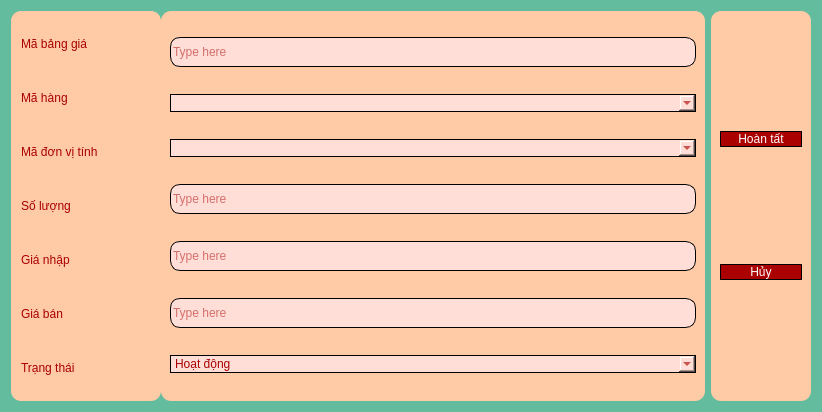
<?xml version="1.0" encoding="UTF-8"?>
<ui version="4.0">
 <class>Dialog</class>
 <widget class="QDialog" name="Dialog">
  <property name="geometry">
   <rect>
    <x>0</x>
    <y>0</y>
    <width>822</width>
    <height>412</height>
   </rect>
  </property>
  <property name="minimumSize">
   <size>
    <width>822</width>
    <height>412</height>
   </size>
  </property>
  <property name="maximumSize">
   <size>
    <width>822</width>
    <height>412</height>
   </size>
  </property>
  <property name="windowTitle">
   <string>Dialog</string>
  </property>
  <property name="styleSheet">
   <string notr="true">

background-color: rgb(98, 188, 157);
font: 87 10pt &quot;Shopee Display Black&quot;;


background-color: rgb(98, 188, 157);</string>
  </property>
  <layout class="QHBoxLayout" name="horizontalLayout_2">
   <item>
    <layout class="QHBoxLayout" name="horizontalLayout">
     <property name="spacing">
      <number>0</number>
     </property>
     <item>
      <widget class="QWidget" name="horizontalWidget_2" native="true">
       <property name="minimumSize">
        <size>
         <width>150</width>
         <height>0</height>
        </size>
       </property>
       <property name="maximumSize">
        <size>
         <width>100</width>
         <height>16777215</height>
        </size>
       </property>
       <property name="styleSheet">
        <string notr="true">	color: rgb(170, 0, 0);
	font: 87 11pt &quot;Shopee Display Black&quot;;
	background-color: rgb(255, 175, 135);
border-radius: 10px;
background-color: rgb(255, 202, 166);</string>
       </property>
       <layout class="QVBoxLayout" name="verticalLayout">
        <property name="leftMargin">
         <number>10</number>
        </property>
        <item>
         <widget class="QLabel" name="label">
          <property name="text">
           <string>Mã bảng giá</string>
          </property>
         </widget>
        </item>
        <item>
         <widget class="QLabel" name="label_3">
          <property name="text">
           <string>Mã hàng</string>
          </property>
         </widget>
        </item>
        <item>
         <widget class="QLabel" name="label_5">
          <property name="text">
           <string>Mã đơn vị tính</string>
          </property>
         </widget>
        </item>
        <item>
         <widget class="QLabel" name="label_4">
          <property name="text">
           <string>Số lượng</string>
          </property>
         </widget>
        </item>
        <item>
         <widget class="QLabel" name="label_6">
          <property name="text">
           <string>Giá nhập</string>
          </property>
         </widget>
        </item>
        <item>
         <widget class="QLabel" name="label_7">
          <property name="text">
           <string>Giá bán</string>
          </property>
         </widget>
        </item>
        <item>
         <widget class="QLabel" name="label_2">
          <property name="text">
           <string>Trạng thái</string>
          </property>
         </widget>
        </item>
       </layout>
      </widget>
     </item>
     <item>
      <widget class="QWidget" name="horizontalWidget_3" native="true">
       <property name="styleSheet">
        <string notr="true">	color: rgb(170, 0, 0);
	font: 87 11pt &quot;Shopee Display Black&quot;;
border-radius: 10px;
background-color: rgb(255, 202, 166);</string>
       </property>
       <layout class="QVBoxLayout" name="verticalLayout_2">
        <property name="spacing">
         <number>10</number>
        </property>
        <item>
         <widget class="QLineEdit" name="EnterBG_MBG">
          <property name="minimumSize">
           <size>
            <width>0</width>
            <height>30</height>
           </size>
          </property>
          <property name="styleSheet">
           <string notr="true">
background-color: rgb(255, 222, 215);
color: rgb(170, 0, 0);
border: 1px solid #000000;
border-radius: 10px;
</string>
          </property>
          <property name="text">
           <string/>
          </property>
          <property name="placeholderText">
           <string>Type here</string>
          </property>
         </widget>
        </item>
        <item>
         <widget class="QComboBox" name="comboBox_2">
          <property name="styleSheet">
           <string notr="true">
background-color: rgb(255, 222, 215);
color: rgb(170, 0, 0);
border: 1px solid #000000;
border-radius: 10px;
</string>
          </property>
         </widget>
        </item>
        <item>
         <widget class="QComboBox" name="comboBox">
          <property name="styleSheet">
           <string notr="true">
background-color: rgb(255, 222, 215);
color: rgb(170, 0, 0);
border: 1px solid #000000;
border-radius: 10px;
</string>
          </property>
         </widget>
        </item>
        <item>
         <widget class="QLineEdit" name="EnterBG_SoLuong">
          <property name="minimumSize">
           <size>
            <width>0</width>
            <height>30</height>
           </size>
          </property>
          <property name="styleSheet">
           <string notr="true">
background-color: rgb(255, 222, 215);
color: rgb(170, 0, 0);
border: 1px solid #000000;
border-radius: 10px;
</string>
          </property>
          <property name="text">
           <string/>
          </property>
          <property name="placeholderText">
           <string>Type here</string>
          </property>
         </widget>
        </item>
        <item>
         <widget class="QLineEdit" name="EnterBG_GiaMua">
          <property name="minimumSize">
           <size>
            <width>0</width>
            <height>30</height>
           </size>
          </property>
          <property name="styleSheet">
           <string notr="true">
background-color: rgb(255, 222, 215);
color: rgb(170, 0, 0);
border: 1px solid #000000;
border-radius: 10px;
</string>
          </property>
          <property name="text">
           <string/>
          </property>
          <property name="placeholderText">
           <string>Type here</string>
          </property>
         </widget>
        </item>
        <item>
         <widget class="QLineEdit" name="EnterBG_GiaBan">
          <property name="minimumSize">
           <size>
            <width>0</width>
            <height>30</height>
           </size>
          </property>
          <property name="styleSheet">
           <string notr="true">
background-color: rgb(255, 222, 215);
color: rgb(170, 0, 0);
border: 1px solid #000000;
border-radius: 10px;
</string>
          </property>
          <property name="text">
           <string/>
          </property>
          <property name="placeholderText">
           <string>Type here</string>
          </property>
         </widget>
        </item>
        <item>
         <widget class="QComboBox" name="EnterBG_TrangThai">
          <property name="styleSheet">
           <string notr="true">
background-color: rgb(255, 222, 215);
color: rgb(170, 0, 0);
border: 1px solid #000000;
border-radius: 10px;
</string>
          </property>
          <item>
           <property name="text">
            <string>Hoạt động</string>
           </property>
          </item>
          <item>
           <property name="text">
            <string>Không hoạt động</string>
           </property>
          </item>
         </widget>
        </item>
       </layout>
      </widget>
     </item>
    </layout>
   </item>
   <item>
    <widget class="QWidget" name="horizontalWidget_2" native="true">
     <property name="minimumSize">
      <size>
       <width>100</width>
       <height>0</height>
      </size>
     </property>
     <property name="styleSheet">
      <string notr="true">	color: rgb(170, 0, 0);
	font: 87 11pt &quot;Shopee Display Black&quot;;
	background-color: rgb(255, 175, 135);
border-radius: 10px;
background-color: rgb(255, 202, 166);</string>
     </property>
     <layout class="QVBoxLayout" name="verticalLayout_3">
      <item>
       <widget class="QPushButton" name="EnterButtonBG">
        <property name="styleSheet">
         <string notr="true">QPushButton {
	font: 81 10pt &quot;Shopee Display ExtBd&quot;;
    border: 1px solid #000000;
    border-radius: 10px;
}

QPushButton {
	background-color:  rgb(170, 0, 0);
	color: rgb(255, 255, 255);
}
QPushButton:hover {
	background-color: rgb(85, 170, 255);
}</string>
        </property>
        <property name="text">
         <string>Hoàn tất</string>
        </property>
       </widget>
      </item>
      <item>
       <widget class="QPushButton" name="ExitButtonBG">
        <property name="styleSheet">
         <string notr="true">QPushButton {
	font: 81 10pt &quot;Shopee Display ExtBd&quot;;
    border: 1px solid #000000;
    border-radius: 10px;
}

QPushButton {
	background-color:  rgb(170, 0, 0);
	color: rgb(255, 255, 255);
}
QPushButton:hover {
	background-color: rgb(85, 170, 255);
}</string>
        </property>
        <property name="text">
         <string>Hủy</string>
        </property>
       </widget>
      </item>
     </layout>
    </widget>
   </item>
  </layout>
 </widget>
 <resources/>
 <connections/>
</ui>
